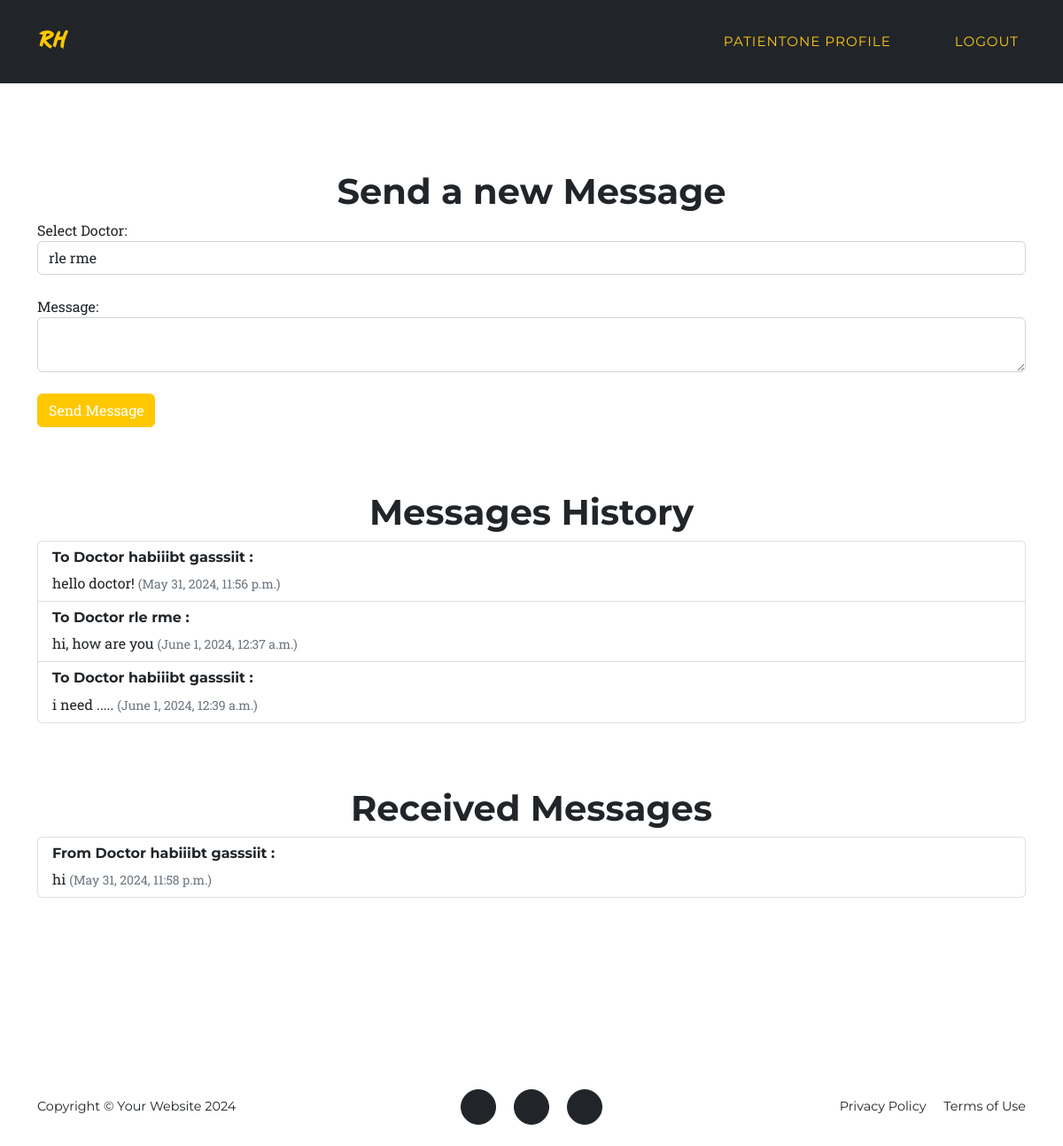
Screenshot of /patients_msg/ (signed in) with the database file from the repository.
### base/models.py (models this page shows, shortened)
class Message(models.Model):
    sender = models.ForeignKey(User, related_name='sent_messages', on_delete=models.CASCADE)
    recipient = models.ForeignKey(User, related_name='received_messages', on_delete=models.CASCADE)
    content = models.TextField()
    timestamp = models.DateTimeField(auto_now_add=True)

### base/decorators.py (the view)
    def _wrapped_view_func(request, *args, **kwargs):
        if request.user.is_authenticated and (hasattr(request.user, 'patient') or request.user.is_superuser):
            return view_func(request, *args, **kwargs)
        else:
            return redirect('home')

### base/views.py (called while the page is built)
def get_full_name(user):
    try:
        if hasattr(user, 'doctor'):
            return f"{user.doctor.first_name} {user.doctor.last_name}"
        elif hasattr(user, 'patient'):
            return f"{user.patient.first_name} {user.patient.last_name}"
    except:
        return f"{user.username}"

### base/templates/patients_msg.html (shortened to what this page needs)
{% load static %}
<!DOCTYPE html>
<html lang="en">
<head>
    <link href="{% static 'css/styles.css' %}" rel="stylesheet" />
    <link href="{% static 'css/sec_styles.css' %}" rel="stylesheet" />
</head>
<body id="page-top">
    <nav class="navbar navbar-expand-lg navbar-dark fixed-top" id="mainNav">
        <div class="container">
            <a class="navbar-brand" href="/">RH</a>
            <div class="collapse navbar-collapse" id="navbarResponsive">
                <ul class="navbar-nav text-uppercase ms-auto py-4 py-lg-0">
                    <li class="nav-item"><a class="nav-link" href="#profile" style="color: #ffc914; margin-right: 40px;">{{ request.user }} Profile</a></li>
                    <li class="nav-item">
                        <a id="logout-link" class="nav-link" href="#" style="color: #ffc914;">Logout</a>
                    </li>
                </ul>
            </div>
        </div>
    </nav>
    <br>
    <br>
    <section>
        <div class="text-center">
            <h1>Send a new Message</h1>
        </div>
        <div class="container">
            <form method="post">
                <div class="form-group">
                    <label for="recipient">Select Doctor:</label>
                    <select name="recipient" id="recipient" class="form-control">
                        {% for doctor in doctors %}
                            <option value="{{ doctor.user.id }}">{{ doctor.first_name }} {{ doctor.last_name }}</option>
                        {% endfor %}
                    </select>
                </div>
                <br>
                <div class="form-group">
                    <label for="content">Message:</label>
                    <textarea name="content" id="content" class="form-control" required></textarea>
                </div>
                <br>
                <button type="submit" class="btn btn-primary">Send Message</button>
            </form>
            <br>
            <br>
            <br>
            <div class="text-center">
                <h1>Messages History</h1>
            </div>
            <ul class="list-group">
                {% for message in sent_messages %}
                    <li class="list-group-item"><h6>To Doctor {{ message.recipient_name }} :</h6> {{ message.content }} <small class="text-muted">({{ message.timestamp }})</small></li>
                {% endfor %}
            </ul>
            <br>
            <br>
            <br>
            <div class="text-center">
                <h1>Received Messages</h1>
            </div>
            <ul class="list-group">
                {% for message in received_messages %}
                    <li class="list-group-item"><h6>From Doctor {{ message.sender_name }} :</h6> {{ message.content }} <small class="text-muted">({{ message.timestamp }})</small></li>
                {% endfor %}
            </ul>
        </div>
    </section>
    <br>
    <br>
    <footer class="footer py-4">
        <div class="container">
            <div class="row align-items-center">
                <div class="col-lg-4 text-lg-start">Copyright &copy; Your Website 2024</div>
                <div class="col-lg-4 my-3 my-lg-0">
                    <a class="btn btn-dark btn-social mx-2" href="#!" aria-label="Twitter"></a>
                    <a class="btn btn-dark btn-social mx-2" href="#!" aria-label="Facebook"></a>
                    <a class="btn btn-dark btn-social mx-2" href="#!" aria-label="LinkedIn"></a>
                </div>
                <div class="col-lg-4 text-lg-end">
                    <a class="link-dark text-decoration-none me-3" href="#!">Privacy Policy</a>
                    <a class="link-dark text-decoration-none" href="#!">Terms of Use</a>
                </div>
            </div>
        </div>
    </footer>
</body>
</html>

### rows the page displays
Message: content "hello doctor!", timestamp "May 31, 2024, 11:56 p.m."
Message: content "hi, how are you", timestamp "June 1, 2024, 12:37 a.m."
Message: content "i need .....", timestamp "June 1, 2024, 12:39 a.m."
Message: content "hi", timestamp "May 31, 2024, 11:58 p.m."

### other values shown
{{ request.user }} "PATIENTONE"
{{ message.recipient_name }} "habiiibt gasssiit" "rle rme" "habiiibt gasssiit"
{{ message.sender_name }} "habiiibt gasssiit"
form field recipient "rle rme"
